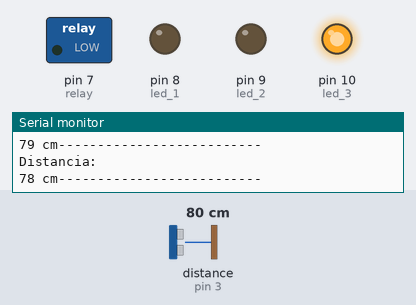
This sketch was run on a simulated Arduino Uno, built with avr-gcc and run on an emulated ATmega328P. Parts: switched loads named in the sketch (green lamp = pin HIGH), output pins drawn as LEDs (lit = HIGH), the last lines printed to the serial monitor. Wiring (inferred from the names in the program): ultrasonic range finder: trigger pin 2; echo pin 3. Inputs (shaded band) come from the test bench; at power-on: distance to the obstacle (sensor on pin 3) 80 cm. The echo pulse lasts 58.3 µs per cm; pins used as bus, display or sensor lines are not drawn.

Above: at 1.8 s.
1.9 s: distance to the obstacle (sensor on pin 3) set to 74 cm
At 4.2 s:
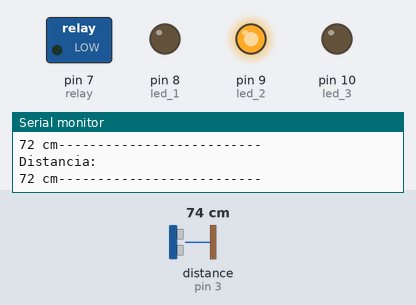
4.5 s: distance to the obstacle (sensor on pin 3) set to 13 cm
7.2 s: distance to the obstacle (sensor on pin 3) set to 10 cm
At 9.5 s:
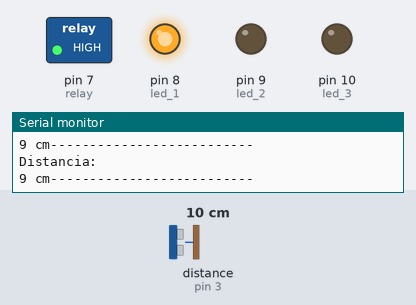
10.5 s: distance to the obstacle (sensor on pin 3) set to 28 cm
13.2 s: distance to the obstacle (sensor on pin 3) set to 34 cm
At 15.7 s:
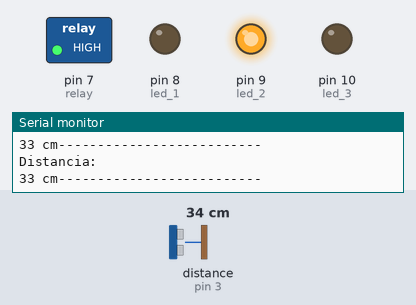
16.5 s: distance to the obstacle (sensor on pin 3) set to 2 cm
At 19.5 s:
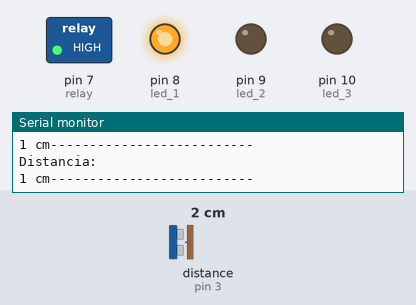
Timing chart, 0 to 20.5 s (numbered marks = the images above; inputs shaded):
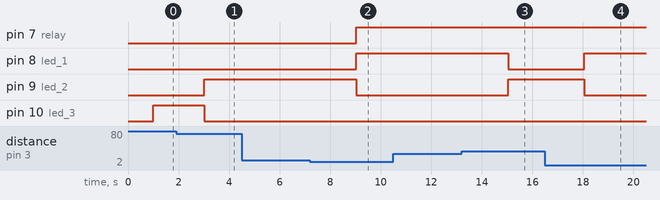

Measured:
- the behaviour switches between 77 and 76 cm on distance to the obstacle (sensor on pin 3) (found by bisection; images 0 and 1)
- the behaviour switches between 12 and 11 cm on distance to the obstacle (sensor on pin 3) (found by bisection; images 1 and 2)
- the behaviour switches between 30 and 31 cm on distance to the obstacle (sensor on pin 3) (found by bisection; images 2 and 3)
- after the input at 1.9 s, pin 9 (led_2): LOW → HIGH after 1.1 s; pin 10 (led_3): HIGH → LOW after 1.1 s
- after the input at 7.2 s, pin 7 (relay), pin 8 (led_1): LOW → HIGH after 1.8 s; pin 9 (led_2): HIGH → LOW after 1.8 s
- after the input at 13.2 s, pin 8 (led_1): HIGH → LOW after 1.8 s; pin 9 (led_2): LOW → HIGH after 1.8 s
- after the input at 16.5 s, pin 8 (led_1): LOW → HIGH after 1.6 s; pin 9 (led_2): HIGH → LOW after 1.6 s

The sketch:

codigo_arduino.ino
```cpp
// variables

int relay = 7;
const int trigger = 2;
const int echo = 3;
int led_1 = 8;
int led_2 = 9;
int led_3 = 10;
int estado = true;

void setup()
{
  Serial.begin(9600); // inicialización de la comunicación
  pinMode(trigger, OUTPUT); //  emite el pulso de sonido como salida
  pinMode(echo, INPUT); // recibe el tiempo de demora en que el sonido retorna
  digitalWrite(trigger, LOW); // inicializo el pin con 0 para que aún no emita la señal
  pinMode(relay, OUTPUT); // el relay va a ser de salida
  pinMode(led_1, OUTPUT);
  pinMode(led_2, OUTPUT);
  pinMode(led_3, OUTPUT);
}

void loop()
{
  long tiempo = 0; // calculo el tiempo que le toma al sonido llegar hasta el objeto y regresar
  long distancia = 0; // calculo la distancia utilizando la formula v = d / t donde v = 343m/s pero se debe convertir de metros a cm y de segundos a // us por lo cual sale 1 cm / 29.2 us

  digitalWrite(trigger, HIGH);
  delayMicroseconds(10);
  digitalWrite(trigger, LOW);

  /* CALCULO EL TIEMPO PARA APARTIR DE ELLO CALCULAR LA DISTANCIA  */

  tiempo = pulseIn(echo, HIGH); // es una función que retorna el valor de la longitud o distancia en microsegundos 206
  distancia = tiempo / 59;

   /* muestro la información de la distancia */

  Serial.println("Distancia: ");
  Serial.print(distancia);
  Serial.print(" cm");
  Serial.println("--------------------------");
  delay(1000);


  if(distancia >= 1 && distancia <= 10)
  {
    digitalWrite(relay, HIGH); // enciendo el motor
    digitalWrite(led_1, HIGH);
    digitalWrite(led_2, LOW);
    digitalWrite(led_3, LOW);
  }
  if(distancia >= 30 && distancia < 75)
  {
    digitalWrite(led_1, LOW);
    digitalWrite(led_2, HIGH);
    digitalWrite(led_3, LOW);
  }
  if(distancia >= 76)
  {
    digitalWrite(relay, LOW); // apago el motor
    digitalWrite(led_1, LOW);
    digitalWrite(led_2, LOW);
    digitalWrite(led_3, HIGH);
  }
}
```
